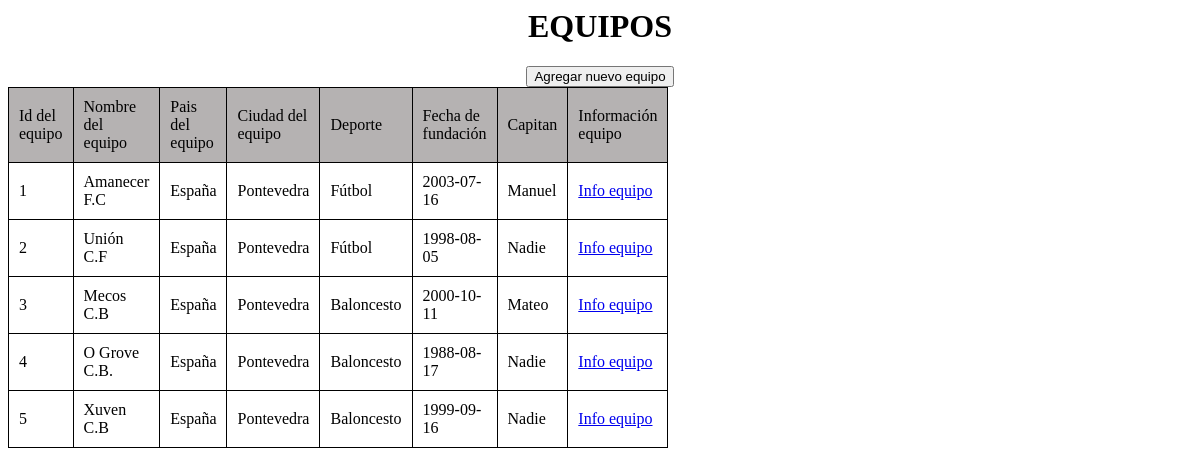
The page / on the database its author committed.
### tables this page shows
CREATE TABLE `equipos` (
  `id_equipo` int(11) NOT NULL AUTO_INCREMENT,
  `nombre_equipo` varchar(255) NOT NULL,
  `pais_equipo` varchar(255) NOT NULL,
  `ciudad_equipo` varchar(255) NOT NULL,
  `deporte` varchar(255) NOT NULL,
  `fecha_creacion` date DEFAULT NULL,
  `nom_capitan` varchar(255) DEFAULT NULL,
  PRIMARY KEY (`id_equipo`)
);

### Controller/EquiposController.php (called while the page is built, shortened)
<?php
    class EquiposController{
        public function __construct(){
            require_once "Modelo/EquiposModel.php";
        }
        public function listarEquipos() {
            require_once "Modelo/EquiposModel.php";
            $equipo = new EquiposModel();
            $matrizEquipos['equipos'] = $equipo->getEquipos();
            require_once("Vista/ListadoEquipos.php");
        }
    }
?>

### Modelo/Conexion.php (called while the page is built)
<?php
    class Conexion{
        public static function conexion(){
            try{
                $conexion = new PDO ('mysql:host=localhost; dbname=prueba_duacode', 'root', '');
                $conexion->setAttribute(PDO::ATTR_ERRMODE, PDO::ERRMODE_EXCEPTION);
                $conexion->exec("SET CHARACTER SET UTF8");
            }catch(Exception $e){
                die("Error" . $e->getMessage());
                echo "Linea del error" . $e->getLine();
            }
        return $conexion;
        }
    }

### Modelo/EquiposModel.php (called while the page is built, shortened)
<?php
    class EquiposModel{
        private $db;
        private $equipos;
        public function __construct(){
            require_once("Conexion.php");
            $this->db=Conexion::conexion();
            $this->equipos=array();
        }
        public function getEquipos() {
            $consulta=$this->db->query("SELECT * FROM equipos");
            while($filas=$consulta->fetch(PDO::FETCH_ASSOC)) {
                $this->equipos[]=$filas;
            }
            return $this->equipos;
        }
    }
?>

### Vista/ListadoEquipos.php (the view, shortened to what this page needs)
<!doctype html>
<html>
<head>
</head>
<body>
    <h1>EQUIPOS</h1>
    <div class ="contenedor">
    <a id="crear" href="index.php?c=equipos&a=nuevoEquipo"><button>Agregar nuevo equipo</button></a>
    <table>
        <tr >
            <td class="primera_fila">Id del equipo</td>
            <td class="primera_fila">Nombre del equipo</td>
            <td class="primera_fila">Pais del equipo</td>
            <td class="primera_fila">Ciudad del equipo</td>
            <td class="primera_fila">Deporte</td>
            <td class="primera_fila">Fecha de fundación</td>
            <td class="primera_fila">Capitan</td>
            <td class="primera_fila">Información equipo</td>
        </tr>
        <?php
            foreach($matrizEquipos["equipos"] as $equipo):
        ?>
        <tr>
            <td><?php echo $equipo["id_equipo"]?></td>
            <td><?php echo $equipo["nombre_equipo"]?></td>
            <td><?php echo $equipo["pais_equipo"]?></td>
            <td><?php echo $equipo["ciudad_equipo"]?></td>
            <td><?php echo $equipo["deporte"]?></td>
            <td><?php echo $equipo["fecha_creacion"]?></td>
            <td><?php if (!$equipo["nom_capitan"] || ""){ echo "Nadie"; }else{ echo $equipo["nom_capitan"];} ?></td>
            <td><a href = 'index.php?c=jugadores&a=listarJugadores&id_equipo=<?php echo $equipo["id_equipo"]?>'>Info equipo</a></td>
        </tr>
        <?php
endforeach
?>
    </table>
    </div>
</body>
</html>

### index.php (shortened to what this page needs)
<html>
<head>
</head>
<?php
    include "Controller/EquiposController.php";
    if(isset($_GET['c'])){
        $controlador = cargarControlador($_GET['c']);
        if(isset($_GET['a'])){
            if(isset($_GET['id_jugador'])){
                if(isset($_GET['id_equipo'])){
                    cargarAccion($controlador, $_GET['a'], $_GET['id_jugador'], $_GET['id_equipo']);
                } else {
                    cargarAccion($controlador, $_GET['a'], $_GET['id_jugador']);
                }
            } elseif(isset($_GET['id_equipo'])) {
                cargarAccion($controlador, $_GET['a'], $_GET['id_equipo']);
            } else {
                cargarAccion($controlador, $_GET['a']);
            }
        }else {
            cargarAccion($controlador, ACCION_PRINCIPAL);
        }
    } else {
        $controlador = cargarControlador(CONTROLADOR_PRINCIPAL);
        $accionTmp = ACCION_PRINCIPAL;
        $controlador->$accionTmp();
    }
?>
</html>

### Vista/ListadoEquipos.php (style rules this page uses)
h1 { text-align:center; }
table { display: grid; grid-template-columns: 1fr 1fr; grid-template-rows: 1fr 1fr 1fr; border-collapse: collapse; margin: 0 auto; width: 100%; }
th, td { border: 1px solid black; padding: 10px; }
.primera_fila { background-color: #B5B2B2; }
.contenedor { text-align: center; }

### rows shown on the page
equipos: id_equipo "1", nombre_equipo "Amanecer F.C", pais_equipo "España", ciudad_equipo "Pontevedra", deporte "Fútbol", fecha_creacion "2003-07-16", nom_capitan "Manuel"
equipos: id_equipo "2", nombre_equipo "Unión C.F", pais_equipo "España", ciudad_equipo "Pontevedra", deporte "Fútbol", fecha_creacion "1998-08-05", shows "Nadie"
equipos: id_equipo "3", nombre_equipo "Mecos C.B", pais_equipo "España", ciudad_equipo "Pontevedra", deporte "Baloncesto", fecha_creacion "2000-10-11", nom_capitan "Mateo"
equipos: id_equipo "4", nombre_equipo "O Grove C.B.", pais_equipo "España", ciudad_equipo "Pontevedra", deporte "Baloncesto", fecha_creacion "1988-08-17", shows "Nadie"
equipos: id_equipo "5", nombre_equipo "Xuven C.B", pais_equipo "España", ciudad_equipo "Pontevedra", deporte "Baloncesto", fecha_creacion "1999-09-16", shows "Nadie"
